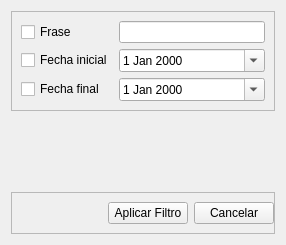
<?xml version="1.0" encoding="UTF-8"?>
<ui version="4.0">
 <class>Frame</class>
 <widget class="QFrame" name="Frame">
  <property name="geometry">
   <rect>
    <x>0</x>
    <y>0</y>
    <width>286</width>
    <height>245</height>
   </rect>
  </property>
  <property name="windowTitle">
   <string>Frame</string>
  </property>
  <layout class="QVBoxLayout" name="verticalLayout">
   <item>
    <widget class="QFrame" name="frame">
     <property name="frameShape">
      <enum>QFrame::StyledPanel</enum>
     </property>
     <property name="frameShadow">
      <enum>QFrame::Raised</enum>
     </property>
     <layout class="QGridLayout" name="gridLayout">
      <item row="1" column="0">
       <widget class="QCheckBox" name="initial_date_check_box">
        <property name="text">
         <string>Fecha inicial</string>
        </property>
       </widget>
      </item>
      <item row="0" column="0">
       <widget class="QCheckBox" name="phrase_check_box">
        <property name="text">
         <string>Frase</string>
        </property>
       </widget>
      </item>
      <item row="0" column="1">
       <widget class="QLineEdit" name="phrase_line_edit"/>
      </item>
      <item row="2" column="0">
       <widget class="QCheckBox" name="final_date_check_box">
        <property name="text">
         <string>Fecha final</string>
        </property>
       </widget>
      </item>
      <item row="1" column="1">
       <widget class="QDateEdit" name="initial_date_edit">
        <property name="calendarPopup">
         <bool>true</bool>
        </property>
       </widget>
      </item>
      <item row="2" column="1">
       <widget class="QDateEdit" name="final_date_edit">
        <property name="calendarPopup">
         <bool>true</bool>
        </property>
       </widget>
      </item>
     </layout>
    </widget>
   </item>
   <item>
    <spacer name="verticalSpacer">
     <property name="orientation">
      <enum>Qt::Vertical</enum>
     </property>
     <property name="sizeHint" stdset="0">
      <size>
       <width>20</width>
       <height>40</height>
      </size>
     </property>
    </spacer>
   </item>
   <item>
    <widget class="QFrame" name="frame_2">
     <property name="frameShape">
      <enum>QFrame::StyledPanel</enum>
     </property>
     <property name="frameShadow">
      <enum>QFrame::Raised</enum>
     </property>
     <layout class="QHBoxLayout" name="horizontalLayout">
      <property name="rightMargin">
       <number>0</number>
      </property>
      <item>
       <spacer name="horizontalSpacer">
        <property name="orientation">
         <enum>Qt::Horizontal</enum>
        </property>
        <property name="sizeHint" stdset="0">
         <size>
          <width>40</width>
          <height>20</height>
         </size>
        </property>
       </spacer>
      </item>
      <item>
       <widget class="QPushButton" name="apply_filter_button">
        <property name="text">
         <string>Aplicar Filtro</string>
        </property>
       </widget>
      </item>
      <item>
       <widget class="QPushButton" name="cancel_button">
        <property name="text">
         <string>Cancelar</string>
        </property>
       </widget>
      </item>
     </layout>
    </widget>
   </item>
  </layout>
 </widget>
 <resources/>
 <connections/>
</ui>
